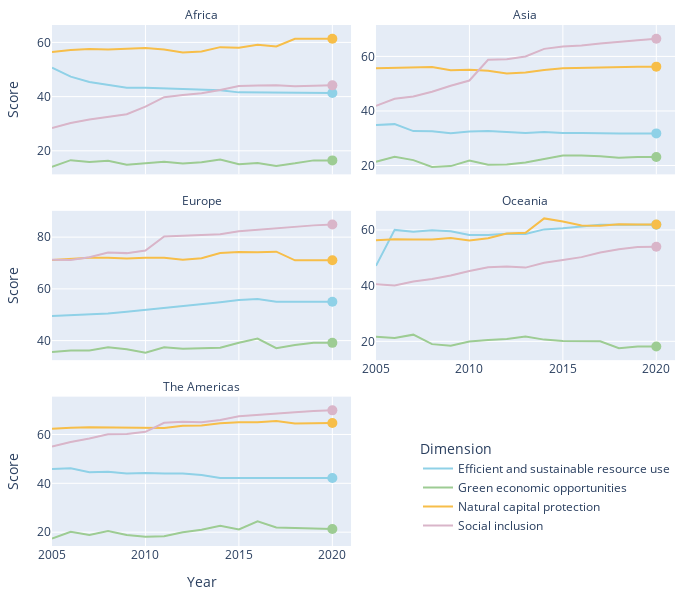

This figure's notebook cell:
### Code cell
df = data[(data.Aggregation.isin(['Dimension']))].groupby(
    ["Variable_name", 'Variable', 'Year', 'Continent']).mean().reset_index()
df['Value'] = df['Value'].round(2)

fig = px.line(df,
              x='Year',
              y='Value',
              labels={'Year': 'Year', 'Value': 'Score', 'Variable_name': 'Dimension',
                      'Variable': 'Dimension'},
              facet_col='Continent',
              color='Variable_name',
              facet_col_wrap=2,
              width=700,
              facet_col_spacing=0.04,
              hover_data={'Variable': False,
                          'Year': False,
                          'Value': False,
                          'Continent': False,
                          'Variable_name': False},
              height=600,
              color_discrete_sequence=["#8fd1e7", "#9dcc93", "#f7be49", "#d9b5c9"],
              )

fig.update_yaxes(matches=None, showgrid=True, showticklabels=True)
fig.update_xaxes(range=[2005, 2021])
fig.update_traces(mode='lines', hovertemplate="%{y}",)

dots = px.scatter(df[df.Year == 2020],
                  x='Year',
                  y='Value',
                  labels={'Year': 'Year', 'Value': 'Score'},
                  facet_col='Continent',
                  color='Variable',
                  facet_col_wrap=2,
                  width=700,
                  facet_col_spacing=0.04,
                  hover_data={'Variable': False,
                              'Year': False,
                              'Value': False,
                              'Continent': False,
                              'Variable_name': False},
                  height=600,
                  color_discrete_sequence=["#8fd1e7", "#9dcc93", "#f7be49", "#d9b5c9"],
                  )

dots.update_layout(showlegend=False, hovermode=False)

dots.update_traces(marker=dict(size=10, opacity=1))
for plot in dots.data:
    plot['showlegend'] = False

fig.add_traces(dots.data)

fig.for_each_annotation(lambda a: a.update(text=a.text.split("=")[-1]))
fig.update_xaxes(showticklabels=True, col=2, row=2)
fig.update_layout(margin={"r": 25, "t": 25, "l": 25, "b": 25},
                  hovermode="x",
                  legend=dict(yanchor="bottom",
                              y=0.01,
                              xanchor="right",
                              x=1
                              )
                  )
